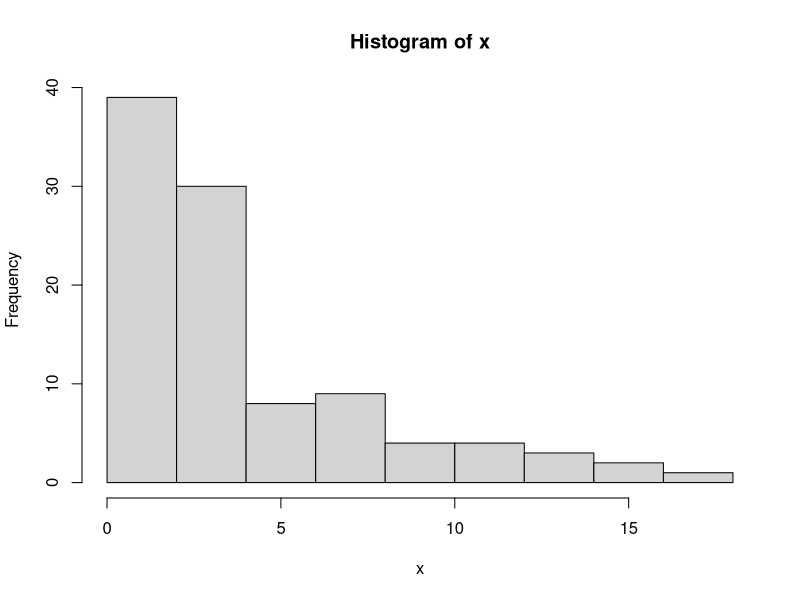
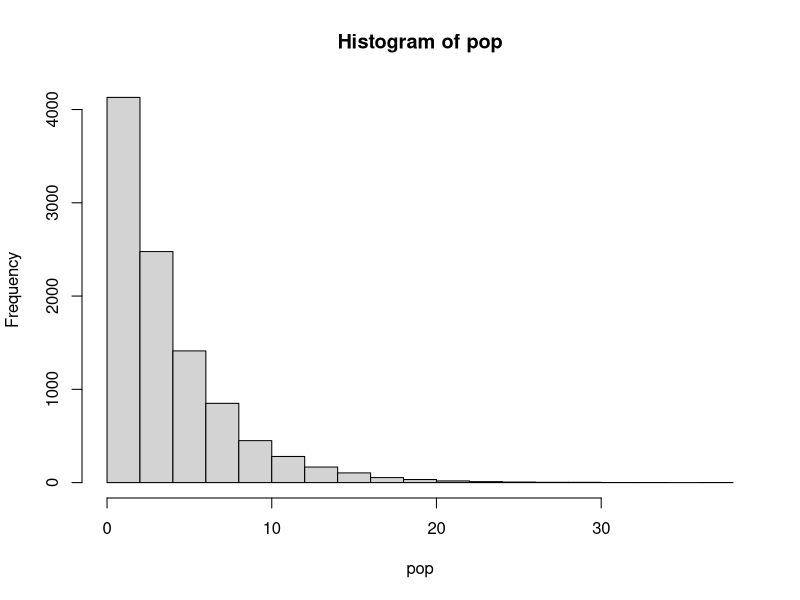
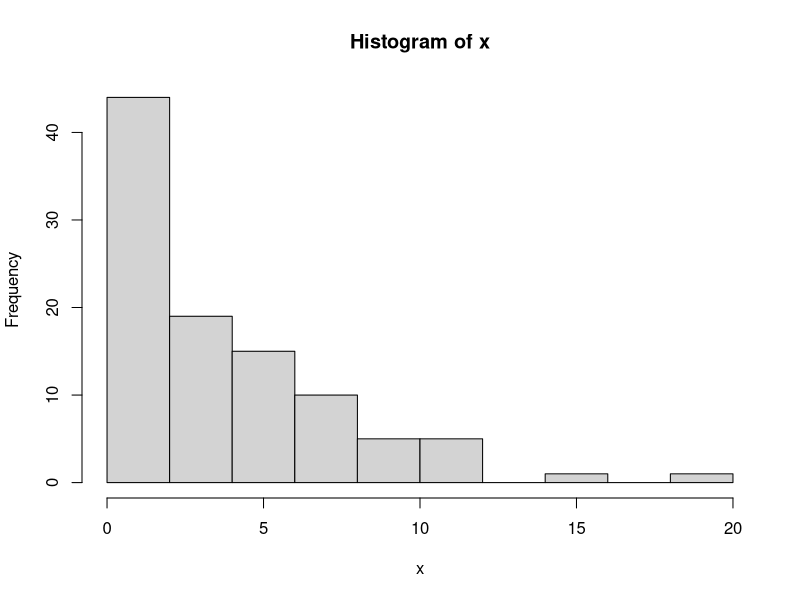
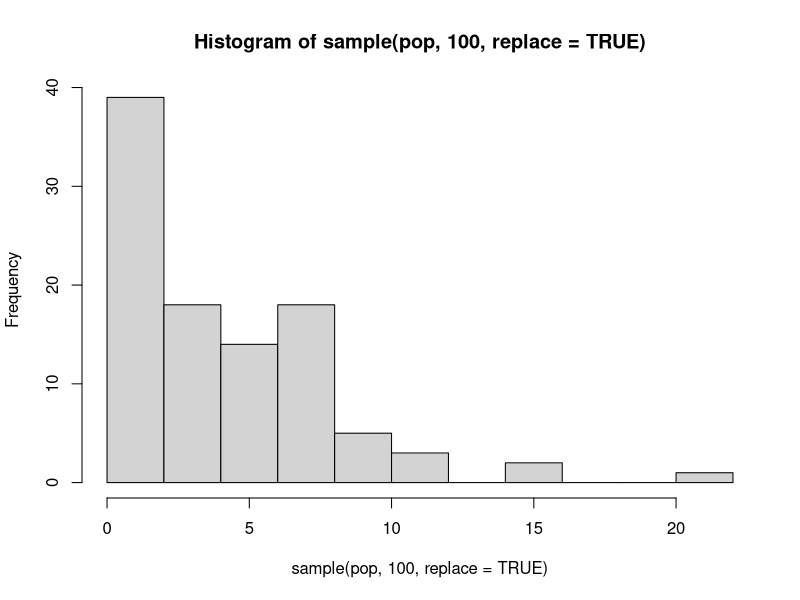
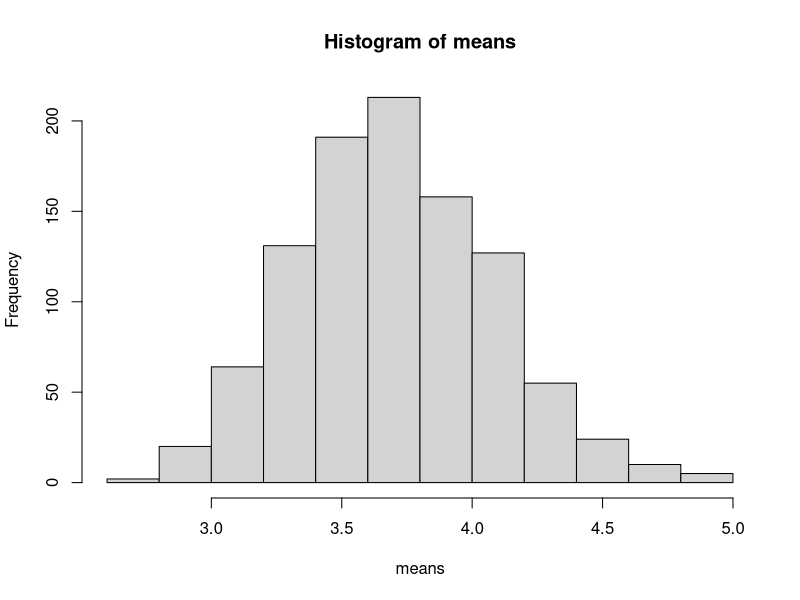
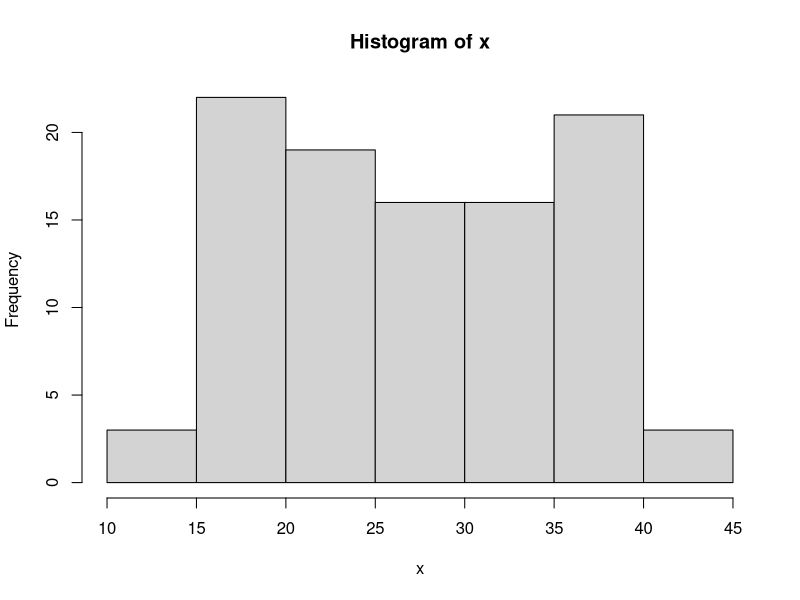
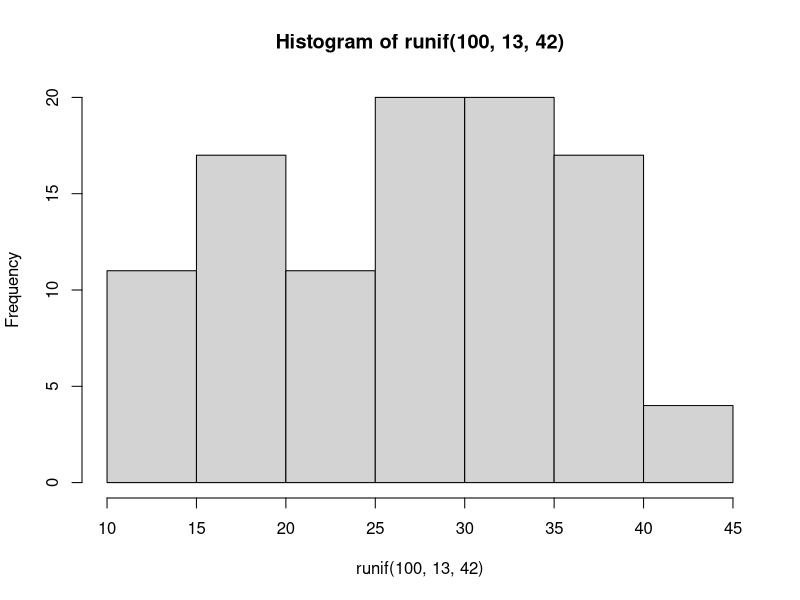
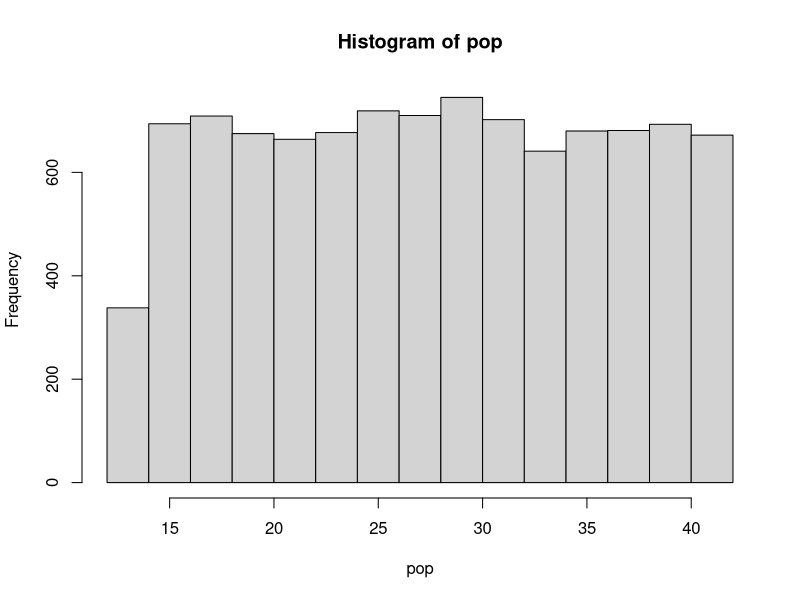

R code for these plots, in order:
# Chapter 7 R demo

# topics
# 1 - Not stderr()
# 2 - CLT and LLN demo
# 3 - Examples


# 1 - Not stderr()



# 2 - Central Limit Theorem and Law of Large Numbers demo

x <- rexp(100,.27)
hist(x)

pop <- rexp(10000,.27)
hist(pop)
sample(pop,100, replace = TRUE)
x <- sample(pop,100, replace = TRUE)
hist(x)
hist(sample(pop,100, replace = TRUE))
mean(sample(pop,100, replace = TRUE))


means <- rep(77777,1000)

for (i in 1:1000) {
	means[i] <- mean(sample(pop,100, replace = TRUE))
	}

hist(means)



# Again with uniform
x <- runif(100,13,42)
hist(x)
hist(runif(100,13,42))
pop <- runif(10000,13,42)
hist(pop)
sample(pop,100, replace = TRUE)
x <- sample(pop,100, replace = TRUE)
hist(x)
hist(sample(pop,100, replace = TRUE))
mean(sample(pop,100, replace = TRUE))


means <- rep(51,1000)

for (i in 1:1000) {
	means[i] <- mean(sample(pop,100, replace = TRUE))
	}

hist(means)





# 3 - Examples

# 7.1
# An unknown distribution has a mean of 90 and a standard deviation of 15. Samples of size n = 25 are drawn randomly from the population.
# a. Find the probability that the sample mean is between 85 and 92.
A <- pnorm(q=85,mean=90, sd=15/sqrt(25))
B <- pnorm(q=92,mean=90, sd=15/sqrt(25)) 
B-A

#7.2
#The length of time, in hours, it takes an "over 40" group of people to play one soccer match is normally distributed with a mean of two hours and a standard deviation of 0.5 hours. A sample of size n = 50 is drawn randomly from the population. Find the probability that the sample mean is between 1.8 hours and 2.3 hours.
pnorm(q=2.3,mean=2,sd=0.5/sqrt(50)) - pnorm(q=1.8,mean=2,sd=0.5/sqrt(50))
# 0.9976501


# 7.3
# In a recent study reported Oct. 29, 2012 on the Flurry Blog, the mean age of tablet users is 34 years. Suppose the standard deviation is 15 years. Take a sample of size n = 100.
# sample mean tends toward the population mean
34
# sample SD (aka SEM) tends toward sd/sqrt(n)
15/sqrt(100)

# b
# for large sample sizes, should be NORMAL

# c Find the probability that the sample mean age is more than 30 years (the reported mean age of tablet users in this particular study).
pnorm(q=30,mean=34,sd=15/sqrt(100), lower.tail = FALSE)

# d Find the 95th percentile for the sample mean age (to one decimal place).
qnorm(p=0.95,mean=34,sd=15/sqrt(100))



# Q5
#  The cost of unleaded gasoline in the Bay Area once followed an unknown distribution with a mean of $4.14 and a standard deviation of $0.10. Twenty-five gas stations from the Bay Area are randomly chosen. We are interested in the average cost of gasoline for the 25 gas stations. What is the distribution to use for the average cost of gasoline for the 25 gas stations?





# Q6
#  A pollster asks a single question with only yes and no as answer possibilities. The poll is conducted nationwide, so samples of 100 responses are taken. There are three yes answers for every two no answers overall. For the mean of the sampling distribution of sample proportions, find the following for yes answers.

# (a) The expected value.

# population mean = mean of the sampling distribution
0.6

# (b) The standard deviation. (Round your answer to four decimal places.)

# sampling distribution
sqrt((.6*.4)/100)

0.0490


# (c) The variance. (Round your answer to four decimal places.)

# sd = sigma, var = sigma^2.
# var = sd^2

0.0490^2

0.0024




# Q7
#  A school has 500 students. Usually, there are an average of 27 students who are absent. If a sample of 36 students is taken on a certain day, what is the probability that at least 2 students in the sample will be absent?

N <- 500 # population size
n <- 36 # sample size
p <- 27/N # mean (a proportion)

q <- 2/n # quantile of interest (also a proportion, 2 out of 36)
sd <- sqrt( (p*(1-p)/n) * ((N-n)/(N-1)) ) # small sample size correction

pnorm(q=q, mean=p, sd=sd, lower.tail = FALSE)






